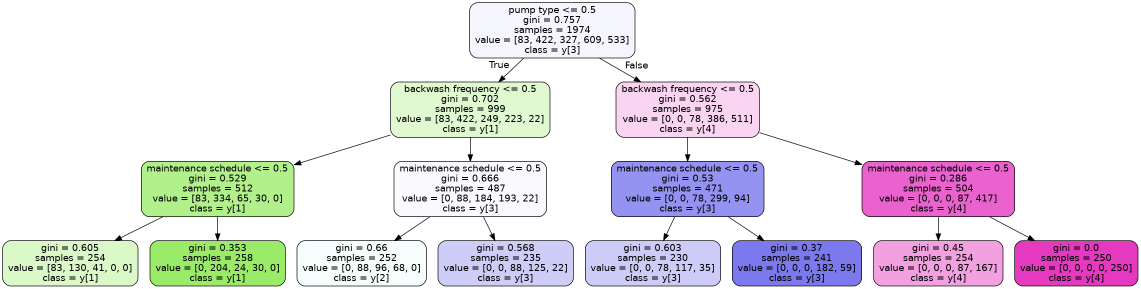
#> input picture biofilm_pres/decision_tree_graphviz.png, 2281 x 577 px, found by its file name (shown at 1/2 size)
$ jupyter execute --allow-errors pay_gap_forest.ipynb   (shell and % lines are left out)
#> lines starting #> are read from the running program, lines starting #| are printed output that depends on the picture
This mini-project, illustrating the use of random forests regressors, was inspired by a chapter in Modern Business Analytics by Taddy, Hendrix, and Harding, where the authors use this technique in R (instead of in Python, which we'll be using here) with 2012 wage data from the current population study (CPS). This dataset contains information about gender and education level, so it provides us with an opportunity to see how these features interact to determine wage.

The dataset is accessible from R, so we start with a small R script to convert the data into a csv file:

```
#! /usr/bin/Rscript

library(hdm)
data(cps2012)
cps <- cps2012
write.csv(cps,'pay_gap.csv')

```

Next we load some libraries, call the script from python, and clean the data up a bit:

[cell 1]
import subprocess
import pandas as pd
import numpy as np

subprocess.call("./retrieve_data.R",shell=True)
#> (this line was passed over: subprocess is not available in this run)
#> (the rest of this cell did not finish here and is left out)

Now we separate the data into train and test bins, as usual, fit a random forest regressor to the training data, and see how well it performs on the test data.

[cell 2]
import graphviz
import matplotlib.image as mpimg
from sklearn import tree
from sklearn.ensemble import RandomForestRegressor
from sklearn.model_selection import train_test_split
from sklearn.metrics import r2_score

#> (the rest of this cell did not finish here and is left out)

The model explains 14% of the variation in the test data. We've allowed only trees with a depth of three (on which more in a bit), but allowing increasing this depth to doesn't substantially increase the $r^2$ score.

The random forest estimator aggregates the predictions from many individual decision trees, but we can extract one of these trees from the model and graph it to better understand what's going on.

[cell 3]
import graphviz
import matplotlib.pyplot as plt
import matplotlib.image as mpimg

#> (the rest of this cell did not finish here and is left out)

Let's zoom into some parts of this tree, first the uppermost part or root note:

[cell 4]
from PIL import Image
im = Image.open("decision_tree_graphviz.png")
#> im is the input picture: PIL image 2281x577 RGB; mean R, G, B 231, 227.1, 232.6

crop_rectangle = (650, 0, 1560, 250)
cropped_im = im.crop(crop_rectangle)
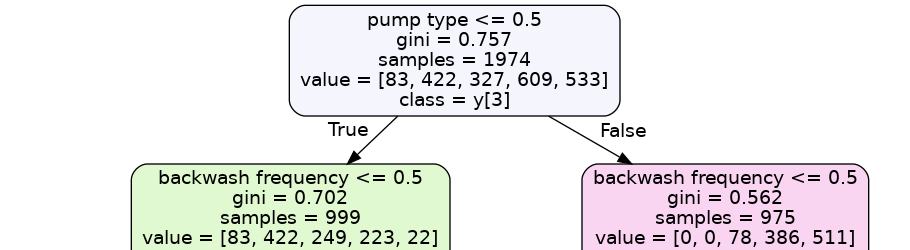
#> cropped_im: PIL image 910x250 RGB; mean R, G, B 235.9, 235, 234.8

plt.axis('off')
plt.imshow(cropped_im)

The first question being asked in this tree is whether a person in question has an advanced degree (ad=1) or not (ad=1). The left branch corresponds to a person with no advanced degree, while the right corresponds to an advanced degree holder. The expected hourly wage is shown as "value"; we can see that having a degree leads to an expected wage increase of about \\$32/hr-$18/hr = \\$14/hr.

The node on the left then splits according to whether a person has a college degree, while the node on the right splits according to gender. Let's first look at the node on the left.

[cell 5]
crop_rectangle = (0,130,1110,495)
cropped_im = im.crop(crop_rectangle)
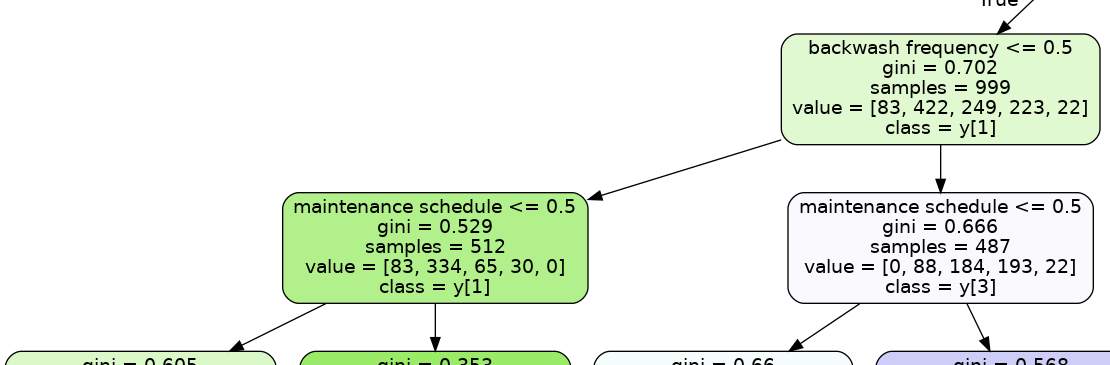
#> cropped_im: PIL image 1110x365 RGB; mean R, G, B 234.2, 241.5, 230.3

plt.axis('off')
plt.imshow(cropped_im)

Someone with a college degree will on average make about $8/hr more than someone who doesn't, according to this tree. We also see that, among those without college degrees, men make about \\$5/hr more than women. Among those with college degrees, on the right-hand branch, those with more than 12.5 years of potential work experience tend to earn about \\$6/hr more. Now let's look at the branches to the right of the root node.

[cell 6]
crop_rectangle = (1110,130,2235,495)
cropped_im = im.crop(crop_rectangle)
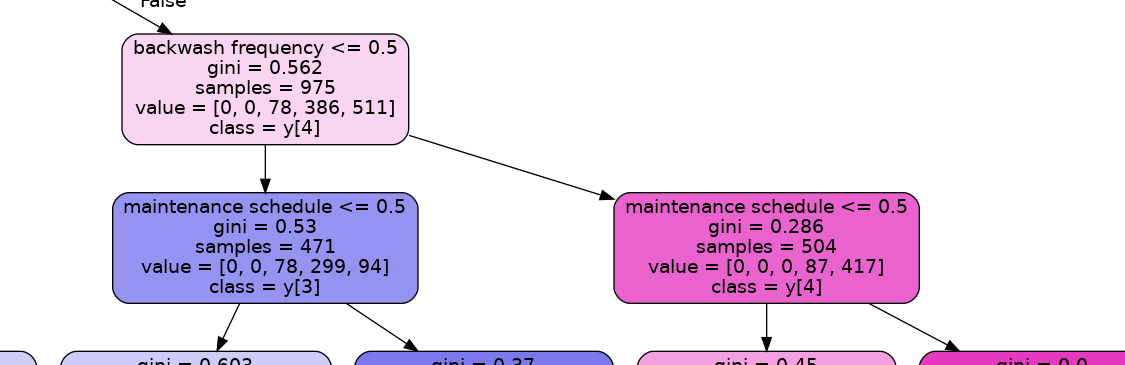
#> cropped_im: PIL image 1125x365 RGB; mean R, G, B 233.3, 219.2, 238.3

plt.axis('off')
plt.imshow(cropped_im)
